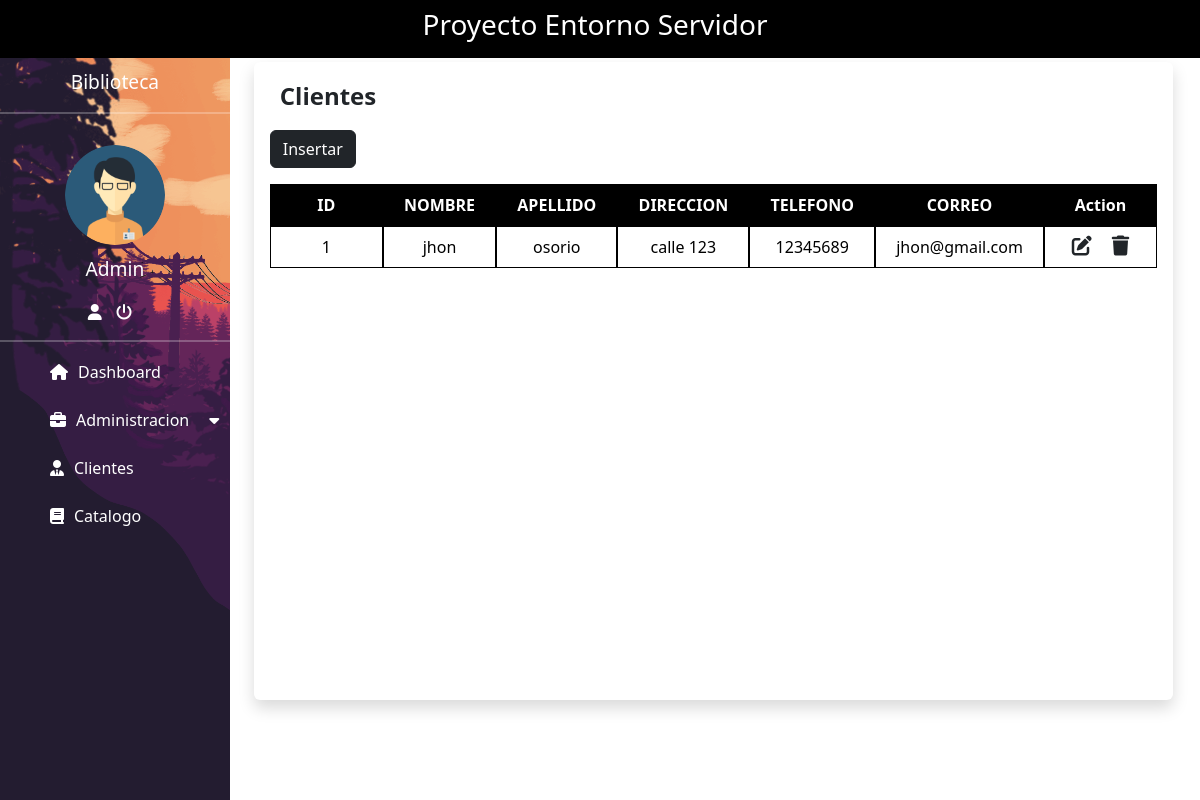
Screenshot of /?view=cliente (signed in) with the database file from the repository.
### tables this page shows
CREATE TABLE `administrador` (
  `Id_administrador` int(11) NOT NULL,
  `Usuario` varchar(15) NOT NULL,
  `Contraseña` varchar(255) NOT NULL
);

CREATE TABLE `cliente` (
  `Id_cliente` int(11) NOT NULL,
  `Nombre` varchar(100) NOT NULL,
  `Apellido` varchar(100) NOT NULL,
  `Direccion` varchar(30) NOT NULL,
  `Telefono` varchar(10) NOT NULL,
  `Correo` varchar(50) NOT NULL
);

### controller/control.php (called while the page is built, shortened)
<?php
include_once "model/dashboard.php";
class control
{
    public function __construct()
    {
        $this->model = new dashboard();
    }
    public function cliente()
    {
        include_once "view/cliente.php";
    }
}
?>

### config/conexion.php (called while the page is built)
<?php
class conexion
{
    public static function conectar()
    {
        $connection = new PDO("mysql:host =127.0.0.1; dbname=biblioteca; port=3307", "root", "");
        $connection->setAttribute(PDO::ATTR_ERRMODE, PDO::ERRMODE_EXCEPTION);
        return $connection;
    }
}
?>

### model/dashboard.php (called while the page is built, shortened)
<?php
class dashboard
{
    public $conect;
    public function __construct()
    {
        try {
            $this->conect = conexion::conectar();
        } catch (PDOException $e) {
            die("Error " . $e->getMessage());
        }
    }
    public function nombreUsuario(){
        try {
            $query = "SELECT * FROM `administrador`";
            $stmt = $this->conect->prepare($query);
            $stmt->execute();
            return $stmt->fetchAll(PDO::FETCH_OBJ);
        } catch (PDOException $e) {
            die("Error: " . $e->getMessage());
        }
    }
    public function listaCliente()
    {
        try {
            $query = "SELECT * FROM `cliente`";
            $stmt = $this->conect->prepare($query);
            $stmt->execute();
            return $stmt->fetchAll(PDO::FETCH_OBJ);
        } catch (PDOException $e) {
            die("Error: " . $e->getMessage());
        }
    }
}
?>

### view/cliente.php (the view, shortened to what this page needs)
<!DOCTYPE html>
<html lang="en">
<head>
    <link href="https://cdn.jsdelivr.net/npm/bootstrap@5.3.2/dist/css/bootstrap.min.css" rel="stylesheet"
>
    <link rel="stylesheet" href="https://cdnjs.cloudflare.com/ajax/libs/font-awesome/6.4.2/css/all.min.css"
 />
    <link rel="stylesheet" href="resources/css/style.css">
    <link rel="stylesheet" href="resources/css/table.css">
</head>
<body>
    <nav class="navbar navbar-expand-xl navbar-dark bg-black">
        <div class="container-fluid justify-content-center">
            <h3 class="col-lg-6 col-md-12 col-sm-12 col-12 text-center color">Proyecto Entorno Servidor</h3>
        </div>
    </nav>
    <section>
        <div class="margen">
            <div class="row">
                <div class="col-4 linea-vertical">
                    <p class="size">Biblioteca</p>
                    <hr>
                    <img src="resources/img/ad.png" alt="" class="admin">
                    <?php foreach ($this->model->nombreUsuario() as $key): ?>
                        <p class="size"><?php echo $key->Usuario; ?></p>
                    <?php endforeach; ?>
                    <a href="" title="Cuenta" class="color" data-bs-toggle="modal"
                        data-bs-target="#Modal-cuenta"><i class="fa-solid fa-user"></i></a>
                    <a href="" title="Cerrar Sesion" class="color" data-bs-toggle="modal"
                        data-bs-target="#exampleModal"><i class="fa-solid fa-power-off"></i></a>
                    <hr>
                    <nav>
                        <ul>
                            <li><a href="?view=index" class="spaces"><i class="fa-solid fa-house top"></i>Dashboard</a>
                            </li>
                            <li><a href="#" class="spaces"><i class="fa-solid fa-briefcase space"></i>Administracion<i
                                        class="fa-solid fa-caret-down space"></i></a>
                            </li>
                            <li><a href="?view=cliente" class="spaces"><i class="fa-solid fa-user-tie space"></i>Clientes</a>
                            </li>
                            <li><a href="?view=catalogo" class="spaces"><i class="fa-solid fa-book space"></i>Catalogo</a>
                            </li>
                        </ul>
                    </nav>
                </div>
                <div class="col-9 custom-card-body">
                    <div class="container mt-1">
                        <div class="row">
                            <div class="col m-auto">
                                <div class="card border-0 shadow">
                                    <div class="card-body">
                                        <b class="aling">Clientes</b><br>
                                        <a href="" class="btn btn-dark mb-3 mt-3" data-bs-toggle="modal"
                                            data-bs-target="#Modal-insertar">Insertar</a>
                                        <div class="table-wrapper">
                                            <table class="table table-hover text-center">
                                                <thead>
                                                    <tr>
                                                        <th>ID</th>
                                                        <th>NOMBRE</th>
                                                        <th>APELLIDO</th>
                                                        <th>DIRECCION</th>
                                                        <th>TELEFONO</th>
                                                        <th>CORREO</th>
                                                        <th>Action</th>
                                                    </tr>
                                                </thead>
                                                <?php foreach ($this->model->listaCliente() as $key): ?>
                                                    <tr>
                                                        <td>
                                                            <?php echo $key->Id_cliente; ?>
                                                        </td>
                                                        <td>
                                                            <?php echo $key->Nombre; ?>
                                                        </td>
                                                        <td>
                                                            <?php echo $key->Apellido; ?>
                                                        </td>
                                                        <td>
                                                            <?php echo $key->Direccion; ?>
                                                        </td>
                                                        <td>
                                                            <?php echo $key->Telefono; ?>
                                                        </td>
                                                        <td>
                                                            <?php echo $key->Correo; ?>
                                                        </td>
                                                        <td>
                                                            <a href="?view=idCliente&Id_cliente=<?php echo $key->Id_cliente ?>"
                                                                class="link-dark" title="Editar"><i
                                                                    class="fa-solid fa-pen-to-square fs-5 me-3"></i></a>
                                                            <a href="?view=borrarCliente&Id_cliente=<?php echo $key->Id_cliente; ?>"
                                                                class="link-dark" title="Eliminar"><i
                                                                    class="fa-solid fa-trash fs-5"></i></a>
                                                        </td>
                                                    </tr>
                                                <?php endforeach; ?>
                                            </table>
                                        </div>
                                    </div>
                                </div>
                            </div>
                        </div>
                    </div>
                </div>
            </div>
        </div>
    </section>
</body>
</html>

### resources/css/style.css (style rules this page uses)
* { margin: 0; padding: 0; box-sizing: border-box; }
body { margin: 0; padding: 0; }
.linea-vertical { background-image: url("../img/sideBar.png"); text-align: center; min-height: calc(100vh - 57.6px); width: 20%; padding-right: 0; background-size: cover; }
hr { border-color: white; border-width: 2px; }
.size { color: white; margin-top: 10px; font-size: 1.2rem; }
.color { color: white; margin-right: 10px; }
.margen { margin-right: 15px; }
.admin { width: 100px; height: 100px; border-radius: 50%; object-fit: cover; margin-top: 15px; }
nav ul { margin: 0; padding: 0; list-style: none; line-height: 16px; }
nav ul a { box-sizing: border-box; color: white; display: block; width: 100%; padding: 6px 10px; text-decoration: none; text-align: left; }
.aling { text-align: center; }
.space, .spaces { margin-left: 20px; margin-right: 10px; margin-top: 10px; }
.top { margin-left: 20px; margin-right: 10px; }
.aling { margin-left: 10px; font-size: 1.5rem; }
.custom-card-body { width: 80%; }

### resources/css/table.css (style rules this page uses)
.table-wrapper { width: 100%; height: 500px; overflow: auto; }
.table-wrapper table thead tr th { background-color: black; color: white; }
.table-wrapper table { border-collapse: separate; border-spacing: 0; }
.table-wrapper table thead { position: -webkit-sticky; position: sticky; top: 0; left: 0; }
.table-wrapper table thead th, .table-wrapper table tbody td { width: 10%; border: 1px solid #000; text-align: center; }

### rows the page displays
administrador: Usuario "Admin"
cliente: Id_cliente "1", Nombre "jhon", Apellido "osorio", Direccion "calle 123", Telefono "12345689", Correo "jhon@gmail.com"
